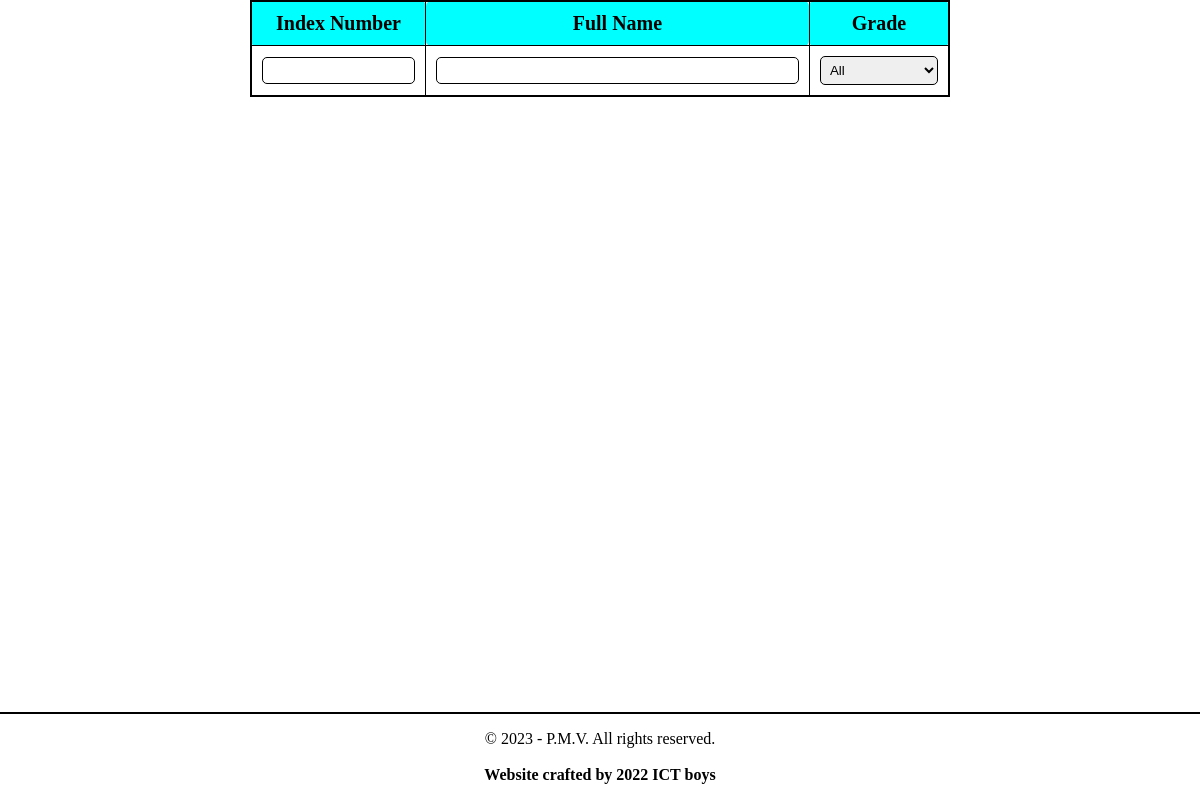
The app's page /students/, older data.
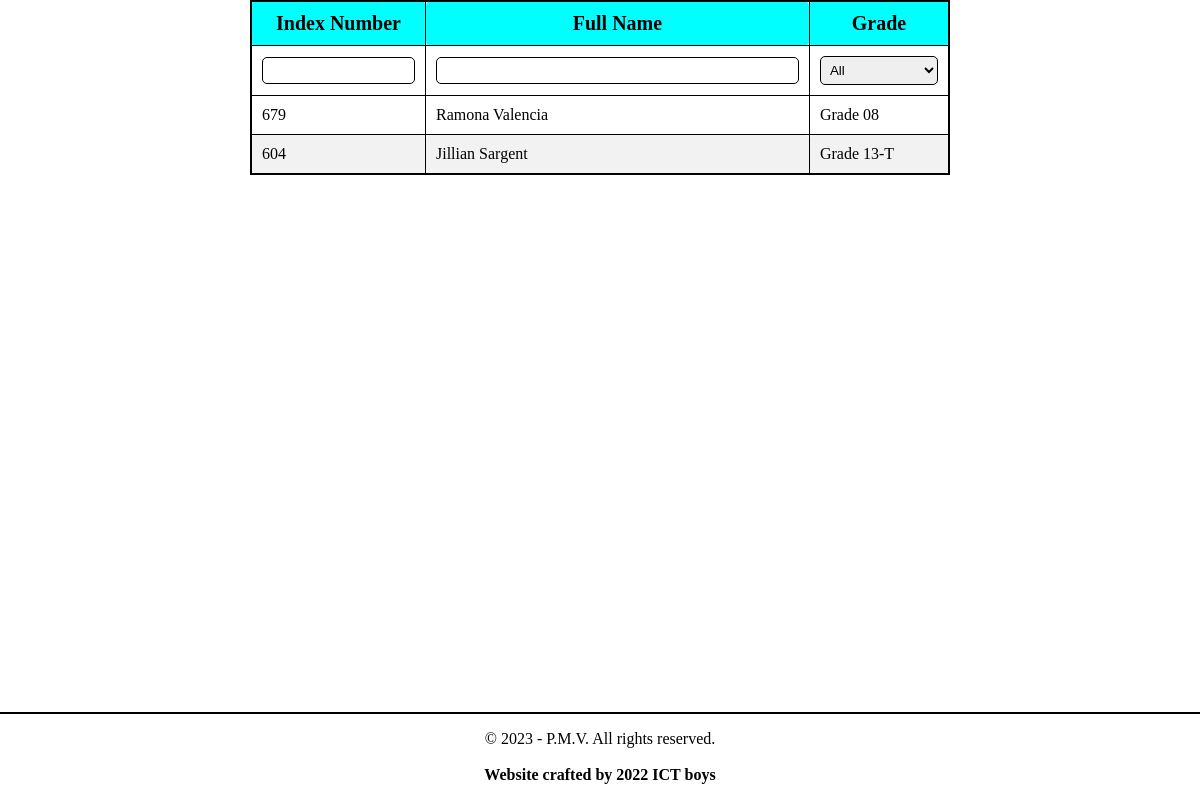
The same page, newer data.
### StudentInfoHandler/models.py (models this page shows, shortened)
class StudentInfo(models.Model):
    index_number = models.CharField(primary_key=True, unique=True, max_length=8)
    full_name = models.CharField(max_length=255)
    name_with_initials = models.CharField(max_length=255)
    date_of_birth = models.CharField(max_length=20)
    gender = models.CharField(max_length=1)
    enrolled_date = models.CharField(max_length=20)
    address = models.TextField()
    special_notes = models.TextField()
    class_info = models.ForeignKey('EDUInfoHandler.ClassInfo', on_delete=models.CASCADE)
    buckets = models.CharField(max_length=20, default="")
    RFID_key = models.TextField()

### StudentInfoHandler/views.py (the view)
# urls.py: path("", StudentListView.as_view(), name="StudentListView"),
class StudentListView(View):
    def get(self, request):
        log_file('Requested Student List')
        data = request.GET
        filter_kwargs = {}
        try:
            if data['class'] != 'all':
                filter_kwargs['class_info'] = ClassInfo.objects.get(id=data['class'])
        except:
            pass
        try:
            filter_kwargs['full_name__contains'] = data['name']
        except:
            pass
        try:
            filter_kwargs['index_number__contains'] = data['index_number']
        except:
            pass
        students_filtered = StudentInfo.objects.filter(**filter_kwargs)[:100]
        return_data = []
        for student in students_filtered:
            return_data.append({
                "index_number" : student.index_number,
                "student_name" : student.full_name,
                "class" : 'Grade ' + student.class_info.class_name
            })
        if data.get('data'):
            log_file(f'Returnng JSON of {return_data}')
            return JsonResponse(return_data, safe=False)
        log_file(f'Returnng rendered {return_data}')
        return render(request, template_name="all_students_admin_pc.html", context={
            'students': return_data,
            'current_classes': ClassInfo.objects.all().order_by('class_name')
            })

### manage.py (called while the page is built)
def log_file(string):
    if settings.DEBUG:
        with open('log.txt', 'a') as f:
            f.write(f'[{datetime.now().strftime("%d/%m/%Y %H:%M:%S")}] {string} \n')

### StudentInfoHandler/templates/all_students_admin_pc.html (shortened to what this page needs)
<!DOCTYPE html>
<html lang="en">
<head>
</head>
<body>
  <table class="my-table" border="1">
    <colgroup>
      <col span="1" style="width: 25%;">
      <col span="1" style="width: 55%;">
      <col span="1" style="width: 20%;">
    </colgroup>
    <thead>
      <tr>
        <td><b>Index Number</b></td>
        <td><b>Full Name</b></td>
        <td><b>Grade</b></td>
      </tr>
    </thead>
    <tr>
      <td><input type="number" name="integerInput"  id="index_number"></td>
      <td><input type="text" name="charInput" id="student_name"></td>
      <td>
        <select id="grade" onchange="changeGrade()">
          <option value="all">All</option>
        </select>
      </td>
    </tr>
    <tbody>
      {% for student in students %}
      <tr>
        <td>
          {{ student.index_number }}
        </td>
        <td>
          <a href="/student/{{ student.index_number }}">{{ student.student_name }}</a>
        </td>
        <td>
          {{ student.class }}
        </td>
      </tr>
      {% endfor %}
    </tbody>
  </table>
  <br>
  <footer>
    <p>&copy; 2023 - P.M.V. All rights reserved.<br><br><b>Website crafted by 2022 ICT boys</b></p>
  </footer>
</body>
</html>

### StudentInfoHandler/templates/all_students_admin_pc.html (style rules this page uses)
body { margin: 0px; }
.my-table { border-collapse: collapse; width: 100%; max-width: 700px; margin: 0 auto; color: #000000; border: 2px solid black; }
table { margin: 10px; }
thead { background-color: aqua; text-align: center; font-size: 20px; }
.my-table td { padding: 10px; border: 1px solid #000000; border-radius: 5px; }
.my-table tr:nth-child(even) { background-color: #f2f2f2; }
.my-table input[type="number"], .my-table input[type="text"], .my-table select { padding: 5px; border-radius: 5px; border: 1px solid #000000; width: 100%; box-sizing: border-box; }
footer { position: absolute; bottom: 0px; margin-top: auto; background-color: #ffffff; width: 100%; text-align: center; border-top: 2px solid black; padding: 0px; }
a { text-decoration: none; color: #000000; }

Row changes from the older to the newer data that the page shows:
added StudentInfo: index_number "679", student_name "Ramona Valencia"
added StudentInfo: index_number "604", student_name "Jillian Sargent"
Text that changed along with them:
new list line: "Grade 08"
new list line: "Grade 13-T"
